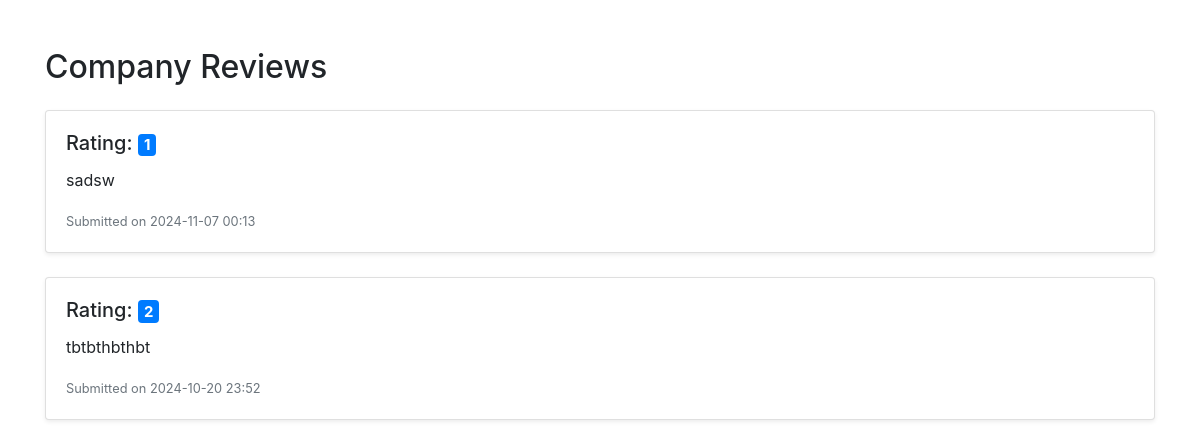
The app's page /CareerQuest/source_code/php/company_reviews.php (signed in) with its own data.
### tables this page shows
CREATE TABLE `company_reviews` (
  `id` int(11) NOT NULL,
  `company_no` int(11) NOT NULL,
  `rating` int(11) DEFAULT NULL CHECK (`rating` >= 1 and `rating` <= 5),
  `commentDescription` text DEFAULT NULL,
  `created_at` timestamp NOT NULL DEFAULT current_timestamp()
);

### CareerQuest/source_code/php/company_reviews.php (the view, shortened to what this page needs)
<?php
include '_dbconnect.php';
$company_no = $_SESSION['sess_id'];
$reviews_sql = "SELECT cr.rating, cr.commentDescription, cr.created_at, c.company_name
                FROM `company_reviews` cr
                JOIN `company` c ON cr.company_no = c.company_no
                WHERE cr.company_no = '$company_no' ORDER BY cr.created_at DESC";
$reviews_result = mysqli_query($conn, $reviews_sql);
?>
<!DOCTYPE html>
<html lang="en">
<head>
    <link rel="stylesheet" href="https://maxcdn.bootstrapcdn.com/bootstrap/4.5.2/css/bootstrap.min.css">
</head>
<body>
    <div class="container mt-5">
        <h2 class="mb-4">Company Reviews</h2>
        <?php if (mysqli_num_rows($reviews_result) > 0): ?>
            <div class="list-group">
                <?php while ($review = mysqli_fetch_assoc($reviews_result)): ?>
                    <div class="card mb-4 shadow-sm">
                        <div class="card-body">
                            <h5 class="card-title">Rating:
                                <span class="badge badge-primary"><?php echo htmlspecialchars($review['rating']); ?></span>
                            </h5>
                            <p class="card-text"><?php echo htmlspecialchars($review['commentDescription']); ?></p>
                            <small class="text-muted">
                                Submitted on <?php echo date('Y-m-d H:i', strtotime($review['created_at'])); ?>
                            </small>
                        </div>
                    </div>
                <?php endwhile; ?>
            </div>
        <?php else: ?>
            <p class="text-muted">No reviews available.</p>
        <?php endif; ?>
    </div>
</body>
</html>

### records on screen
company_reviews: rating "1", commentDescription "sadsw", created_at "2024-11-07 00:13"
company_reviews: rating "2", commentDescription "tbtbthbthbt", created_at "2024-10-20 23:52"
